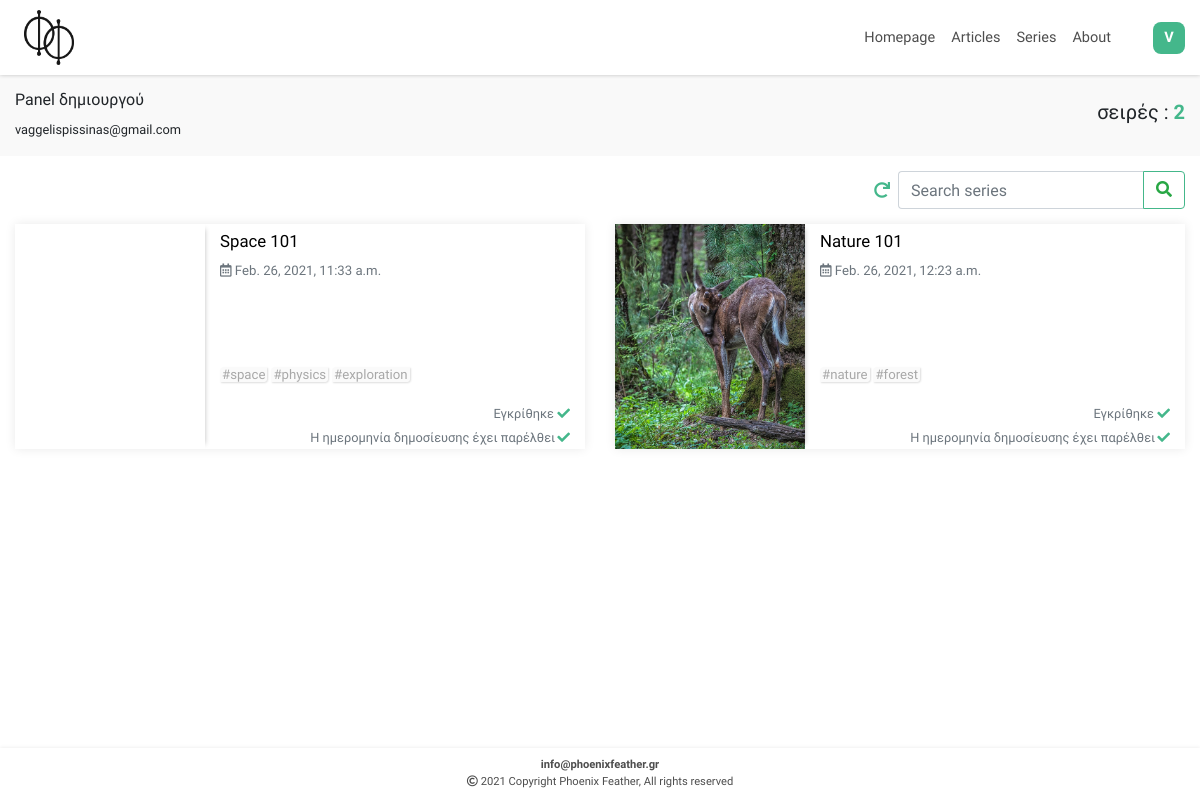
The app's page /authorsCoursesPreview (signed in) with its own data.
### users/models.py (models this page shows, shortened)
class Account(AbstractUser):
    class Meta:
        verbose_name = 'Account'
        verbose_name_plural = 'Accounts'
    username = None
    email = models.EmailField(unique=True, blank=False)
    profile_image = models.ImageField(upload_to = "Users_Profile_Images", blank=True, default='', verbose_name = "Profile Photo")
    first_name_slug = models.CharField(max_length=150, editable=False, default='',blank=True)
    last_name_slug = models.CharField(max_length=150, editable=False, default='',blank=True)
    full_name_slug = models.CharField(max_length=300, editable=False, default='',blank=True)
    objects = AccountManager()
    REQUIRED_FIELDS = []
    USERNAME_FIELD = 'email'
    def __str__(self):
        if self.first_name or self.last_name:
            username = f"{self.first_name} {self.last_name} - {self.email}"
        else:
            username = f"{self.email}"
        return username
    def image(self):
        if self.profile_image:
            p_img = mark_safe(f'<div style="width:80px; height:50px;  background-image:url({self.profile_image.url}); background-position: center; background-size: contain; background-repeat: no-repeat;"></div>')
        else:
            p_img = mark_safe(f'<div style="width:80px; height:50px; display:flex; flex-direction:column; justify-content:center; aligh-items:center;"><small style="font-size:9px;">NO IMAGE AVAILABLE</small></div>')
        return p_img
    image.short_description = 'Preview'

### courses/models.py (models this page shows, shortened)
class Courses(models.Model, HitCountMixin):
    class Meta:
        verbose_name = 'Course'
        verbose_name_plural = 'Courses'
    category = models.ForeignKey(CoursesCategories, on_delete=models.SET_NULL, null=True, blank=True)
    title = models.CharField(max_length=150,unique=True)
    search = models.CharField(default='',editable=False,max_length=472)
    slug = models.SlugField(editable=False,max_length=150)
    description = models.TextField(max_length=256, blank=True)
    image = models.ImageField(upload_to = "Courses_Images", default='')
    use_image_as_background_in_course = models.BooleanField(default=True)
    tags = TaggableManager(blank=True)
    created = models.DateTimeField(auto_now_add=True)
    updated = models.DateTimeField(auto_now=True)
    publish_date = models.DateTimeField()
    hit_count_generic = GenericRelation(HitCount, object_id_field='object_pk',related_query_name='hit_count_generic_relation')
    author = models.CharField(editable=False, default='', max_length=64)
    approved = models.BooleanField(default=False)
    def image_tag(self):
        return mark_safe(f'<img src="{self.image.url}" width="auto" height="55" />')
    image_tag.short_description = 'Image preview'

### courses/views.py (the view)
# urls.py: path('authorsCoursesPreview', views.authorsCoursesPreview, name='authorsCoursesPreview'),
@user_passes_test(lambda u: u.is_superuser or u.is_staff)
def authorsCoursesPreview(request):
    current_datetime = localtime(now())
    courses = Courses.objects.filter(author=request.user).order_by('-publish_date')
    if request.method == 'POST':
        mut = request.POST.copy()
        mut['search'] = ''.join(c for c in unicodedata.normalize('NFD', mut['search'].lower()) if unicodedata.category(c) != 'Mn')
        courses_Filter = CoursesFilter(mut, queryset=courses)
        courses = courses_Filter.qs
    else:
        courses_Filter = CoursesFilter()
    number_of_courses = len(courses)
    paginator = Paginator(courses, 6)
    page_number = request.GET.get('page')
    page_obj = paginator.get_page(page_number)
    context = {'courses':courses, 'courses_Filter':courses_Filter,'page_obj':page_obj, 'current_datetime':current_datetime, 'number_of_courses':number_of_courses}
    return render(request, 'courses/authorsCoursesPreview.html', context)

### courses/templates/courses/authorsCoursesPreview.html (shortened to what this page needs)
{% extends 'courses/base.html' %}
{% load static %}
{% load thumbnail %}
{% load courses %}
{% block links %}
<link rel="stylesheet" href="{% static 'courses/css/courses.css' %}">
{% endblock %}
{% block main %}
{% include 'articles/navigation.html' %}
<div style="padding-top:15px; padding-bottom:15px; background:#f9f9f9; display:flex; justify-content: space-between; align-items:center;" class="container-fluid">
  <div>
    <h6>Panel δημιουργού</h6>
    <small>{{request.user}}</small>
  </div>
  <div>
    <h5>σειρές : <span style="color:#44b78b; font-weight:bold;">{{number_of_courses}}</span></h5>
  </div>
</div>
<div style="display: flex; justify-content: flex-end; align-items: center; margin-top: 15px;" class="container-fluid">
  <a href="{% url 'authorsCoursesPreview' %}">
    <div id="restore-default-courses" style="height: 100%; width:32px; display: flex; flex-direction: column; justify-content: center; align-items: center;">
      <i style="color: #44b78b;" class="fas fa-redo"></i>
    </div>
  </a>
  <form id="courses-search-form" action="{% url 'authorsCoursesPreview' %}" method="POST">
    {{courses_Filter.form.search}}
    <button id="courses-search-submit" class="btn btn-outline-success" type="submit"><i class="fas fa-search"></i></button>
  </form>
</div>
<div id="courses1">
  <div class="container-fluid">
    <div id="coursesContainer" class="row infinite-container">
      {% if courses.count %}
      {% for course in page_obj %}
      <div class="col-12 col-xl-6 infinite-item">
        <div class="container-fluid">
          <a href="{% url 'course' course.slug %}">
            <div class="row courseRow">
              {% thumbnail course.image "500x500" quality=91 as im %}
              <div style="background-image:url({{im.url}});" class="col-12 col-sm-5 col-lg-4 courseImageDiv">
              </div>
              {% endthumbnail %}
              <div class="col-12 col-sm-7 col-lg-8">
                <div class="courseInfo">
                  <div class="title-Description-Publised-Author">
                      <h4 class="courseTitle">{{course.title}}</h4>
                    <h6 class="text-muted published"><i class="far fa-calendar-alt"></i> {{course.publish_date}}</h6><br>
                  </div>
                  <div style="display:flex; flex:1; justify-content:space-between; width:100%;">
                    <div class="tags">
                      <div>
                        {% for tag in course.tags.all %}
                        <span>#{{ tag }}</span>
                        {% endfor %}
                      </div>
                    </div>
                  </div>
                  {% if course.approved %}
                  <div style="width:100%; color:#44b78b;" class="text-right text-muted time-left">
                    <small>Εγκρίθηκε <i style="color:#44b78b;" class="fas fa-check margin-left: 2px;"></i></small>
                  </div>
                  {% else %}
                  <div style="width:100%; color:#44b78b;" class="text-right text-muted time-left">
                    <small>Δεν έχει εγκριθεί ακόμα<i style="color:#44b78b; margin-left: 2px;" class="far fa-clock"></i></small>
                  </div>
                  {% endif %}
                  {% if course.publish_date > current_datetime %}
                    <div style="width:100%; color:#44b78b;" class="text-right text-muted time-left">
                      <small>Δεν έχει παρέλθει η ημερομηνία δημοσίευσης <i style="color:#44b78b; margin-left: 2px;" class="far fa-clock"></i></small>
                    </div>
                  {% else %}
                  <div style="width:100%; color:#44b78b;" class="text-right text-muted time-left">
                    <small>Η ημερομηνία δημοσίευσης έχει παρέλθει<i style="color:#44b78b; margin-left: 2px;" class="fas fa-check"></i></small>
                  </div>
                  {% endif %}
                </div>
              </div>
            </div>
          </a>
        </div>
      </div>
      {% endfor %}
      {% endif %}
    </div>
  </div>
</div>
{% endblock %}
{% block footer %}
{% include 'articles/footer.html' %}
{% endblock %}

### articles/templates/articles/navigation.html (shortened to what this page needs)
{% load static %}
<div style="height:75px;" class="d-none d-md-block navHBlock"></div>
<div id="navbarWrapper" class="d-none d-md-block">
  <nav class="navbar navbar-expand-md">
    <a class="navbar-brand" href="{% url 'index' %}">
      <img style="max-height: 55px;" src="{% static 'articles/material/logo/phoenix_feather_logo_3.png' %}" alt="">
    </a>
    <div id="navbarLinks">
      <ul class="navbar-nav">
        <li class="nav-item">
          <a class="nav-link" href="{% url 'index' %}" id="navbarHome"><span>Homepage</span></a>
        </li>
        <li class="nav-item">
          <a class="nav-link" href="{% url 'articles' %}" id="navbarArticles"><span>Articles</span></a>
        </li>
        <li class="nav-item">
          <a class="nav-link" href="{% url 'courses' %}" id="navbarCourses"><span>Series</span></a>
        </li>
        <li class="nav-item">
          <a class="nav-link" href="{% url 'informations' %}" id="navbarFAQs"><span>About</span></a>
        </li>
        {% if user.is_authenticated %}
        <li id="user-image-menu" class="nav-item" style="margin-right:15px; margin-left:30px; position: relative;">
          <a href="{% url 'profile' %}">
            <div class="user-nav-link">
              <div class="firstLetterImageDiv">
                <span>{{user.email|upper|first}}</span>
              </div>
            </div>
          </a>
        </li>
        {% endif %}
      </ul>
    </div>
  </nav>
</div>

### articles/static/articles/css/base.css (style rules this page uses)
#Site { display: flex; min-height: 100vh; flex-direction: column; }
body, html { font-family: 'Didact Gothic'; max-width: 100vw !important; overflow-x: hidden; }
a { text-decoration: none !important; outline: none !important; }

### articles/static/articles/css/navigation.css (style rules this page uses)
.navbar { min-height: 75px; width: 100%; position: fixed; top: 0; background: white; box-shadow: 0px 0px 4px silver; padding: 4px 0px 4px 0px; z-index: 800; }
#navbarLinks { width: 100%; }
.navbar-nav { display: flex; justify-content: flex-end; align-items: center; }
.navbar-brand { margin-left: 2vw; display: flex; flex-direction: column; justify-content: center; align-items: center; padding:0; }
.navbar-nav a { color: #4d4d4d; transition: color 0.4s ease; font-size: 14.5px; }
.firstLetterImageDiv { background: #44b78b; display: flex; justify-content: center; align-items: center; cursor: pointer; margin-left: 4px; }
.userImageDiv, .firstLetterImageDiv { height: 32px; width: 32px; border-radius: 8px; background-position: center; background-size: cover; background-repeat: no-repeat; }
.userImageDiv span, .firstLetterImageDiv span { color: white; font-weight: bold; }
.user-nav-link { display: flex; position: relative; justify-content: center; align-items: center; cursor: pointer; }

### courses/static/courses/css/courses.css (style rules this page uses)
#courses1 { width: 100%; display: flex; flex-direction: column; justify-content: flex-start; align-items: center; padding-top: 15px; }
.courseRow { box-shadow: 0px 0px 10px #eaeaea; margin-bottom: 30px; transition: box-shadow 0.4s ease; background: white; }
.courseInfo { display: flex; flex-direction: column; justify-content: flex-start; align-items: flex-start; height: 100%; }
.title-Description-Publised-Author { display: flex; flex-direction: column; justify-content: space-between; }
.courseImageDiv { padding: 0; background-position: center; background-size: cover; background-repeat: no-repeat; box-shadow: 5px 0 5px -5px silver; min-height: 225px; }
.title-Description-Publised-Author .courseTitle { margin-top: 7px; color: black; font-size: 1.05rem; }
.published { margin-top: 4px; font-size: 13.2px; }
.tags { width: 100%; display: flex; flex-direction: column; justify-content: flex-end; align-items: flex-start; margin-top: 15px; margin-bottom: 15px; }
.tags span { border: none; border-radius: 0; box-shadow: 1px 1px 2px #dedede; color: #a8a8a8; padding-left: 2px; padding-right: 2px; border-top-left-radius: 4px; border-bottom-right-radius: 4px; background: #fafafa; font-size:13.2px; }
#courses-search-form { display:flex; }
#courses-search-input { border-right: none; border-top-right-radius: 0px; border-bottom-right-radius: 0px; }
#courses-search-submit { border-top-left-radius: 0px; border-bottom-left-radius: 0px; border-color: #44b78a; }

### records on screen
Account: email|first "V", user "vaggelispissinas@gmail.com"
Courses: title "Space 101", publish_date "Feb. 26, 2021, 11:33 a.m.", approved "Εγκρίθηκε", shows "Η ημερομηνία δημοσίευσης έχει παρέλθει"
Tag: name "space"
Tag: name "physics"
Tag: name "exploration"
Courses: shows a picture, title "Nature 101", publish_date "Feb. 26, 2021, 12:23 a.m.", approved "Εγκρίθηκε", shows "Η ημερομηνία δημοσίευσης έχει παρέλθει"
Tag: name "nature"
Tag: name "forest"

### other values on screen
{{ number_of_courses }} "2"
